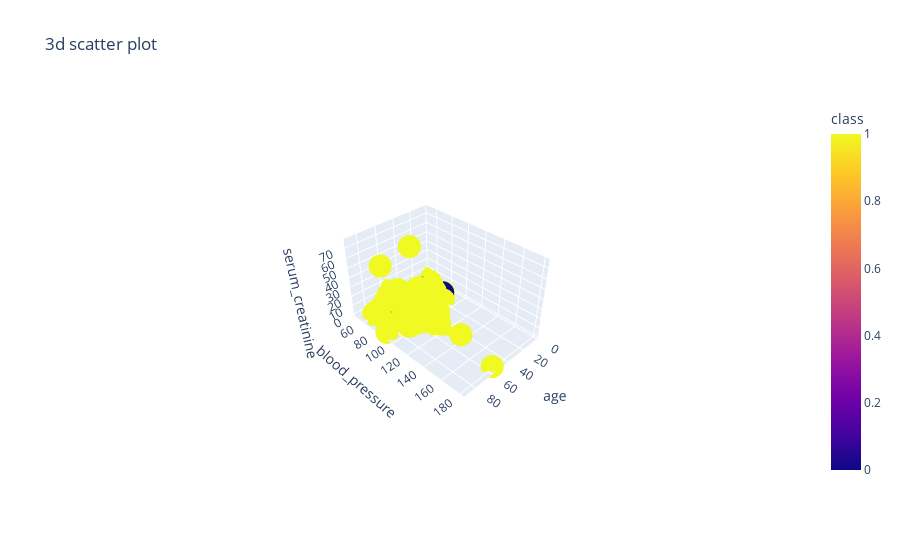

This figure's notebook cell:
### Code cell
fig = px.scatter_3d(df, x = 'age' , y = 'blood_pressure', z = 'serum_creatinine', color = 'class', title = "3d scatter plot" )
fig.show()

### Figure 1 — Plotly figure (JSON) as saved in the notebook; plotly's stock layout.template omitted (floating-point values rounded to 4 significant figures; data arrays with more than 128 entries replaced by an {"elided": "..."} marker saying what was removed)
{"data": [{"hovertemplate": "age=%{x}<br>blood_pressure=%{y}<br>serum_creatinine=%{z}<br>class=%{marker.color}<extra></extra>", "legendgroup": "", "marker": {"color": {"elided": "400 int values"}, "coloraxis": "coloraxis", "symbol": "circle"}, "mode": "markers", "name": "", "scene": "scene", "showlegend": false, "type": "scatter3d", "x": {"elided": "400 int values"}, "y": {"elided": "400 int values"}, "z": {"elided": "400 float values"}}], "layout": {"autosize": true, "coloraxis": {"colorbar": {"title": {"text": "class"}}, "colorscale": [[0, "#0d0887"], [0.1111, "#46039f"], [0.2222, "#7201a8"], [0.3333, "#9c179e"], [0.4444, "#bd3786"], [0.5556, "#d8576b"], [0.6667, "#ed7953"], [0.7778, "#fb9f3a"], [0.8889, "#fdca26"], [1, "#f0f921"]]}, "legend": {"tracegroupgap": 0}, "scene": {"aspectmode": "auto", "aspectratio": {"x": 0.9236, "y": 1.364, "z": 0.7935}, "camera": {"center": {"x": 0, "y": 0, "z": 0}, "eye": {"x": 2.21, "y": 2.21, "z": 2.21}, "projection": {"type": "perspective"}, "up": {"x": 0, "y": 0, "z": 1}}, "domain": {"x": [0, 1], "y": [0, 1]}, "xaxis": {"title": {"text": "age"}, "type": "linear"}, "yaxis": {"title": {"text": "blood_pressure"}, "type": "linear"}, "zaxis": {"title": {"text": "serum_creatinine"}, "type": "linear"}}, "title": {"text": "3d scatter plot"}}}
